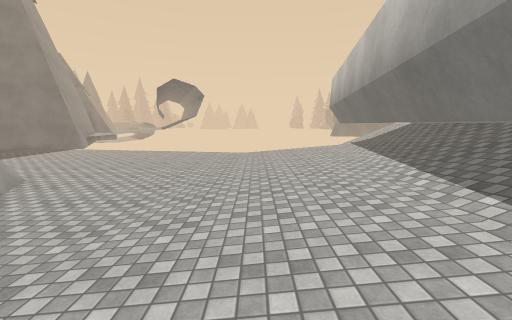
view 1 (above)

16 first-person views from a walk through a Unity game level. The camera is 1.5 m above the floor, tilts 8° down and sees 90° across. The floor is counted in squares, 1 m on a side. Each view is taken from the middle of a square. On the plan, view 1 faces up. The plan holds only what a view shows up to about 13 squares ahead; the rest is blank. The place goes on beyond the plan. Some animated figures are left out. Surface patterns are stand-ins for the level's own textures.

view 2
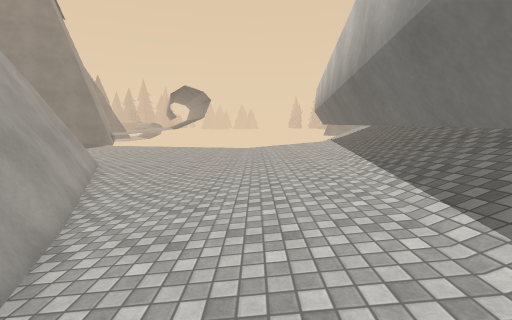

view 3
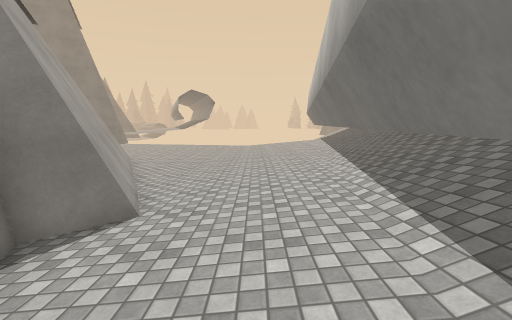

view 4
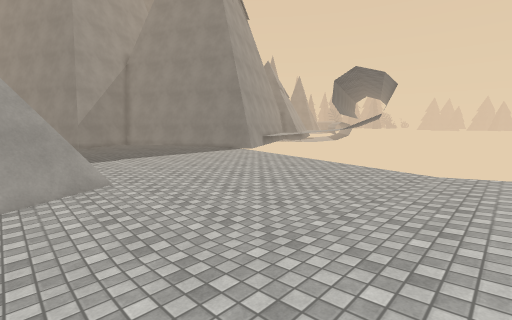

view 5
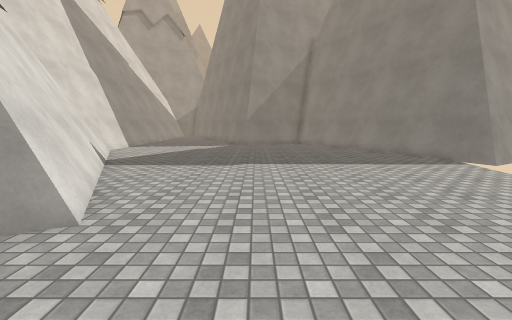

view 6
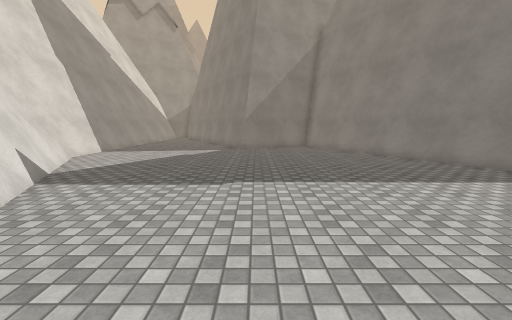

view 7
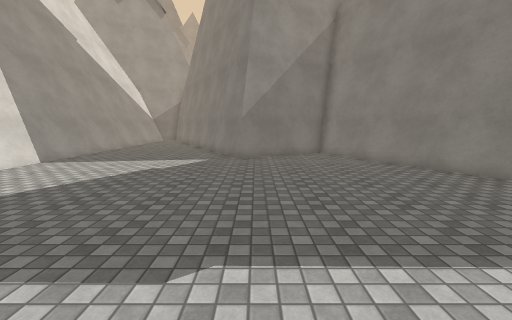

view 8
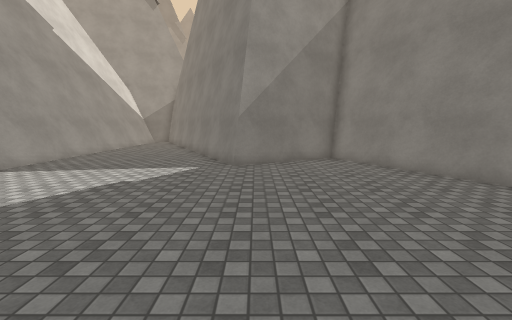

view 9
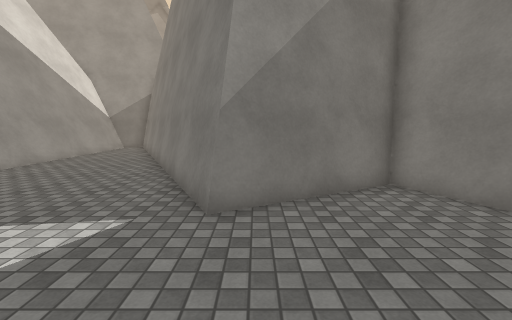

view 10
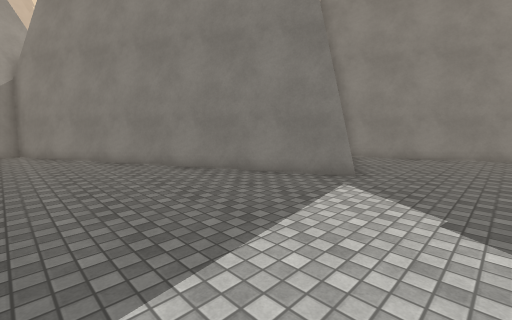

view 11
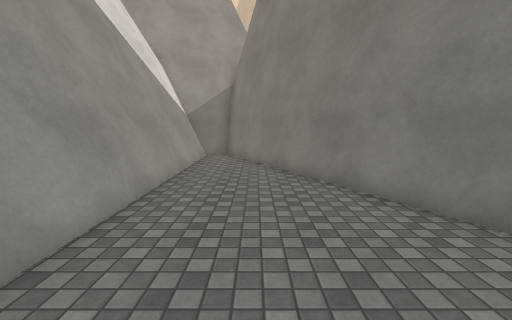

view 12
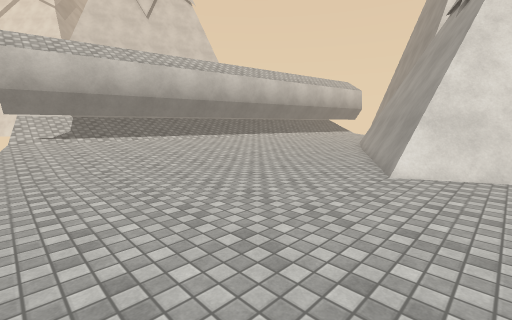

view 13
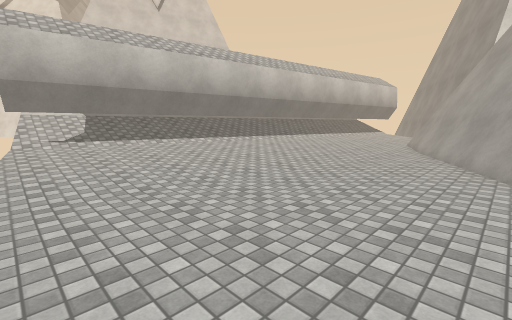

view 14
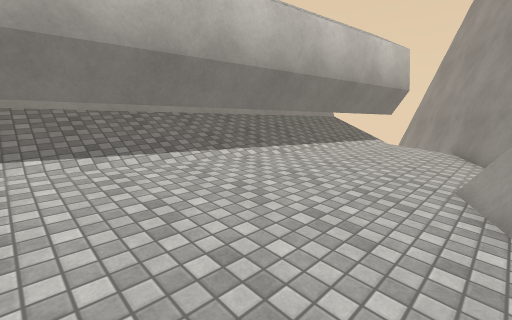

view 15
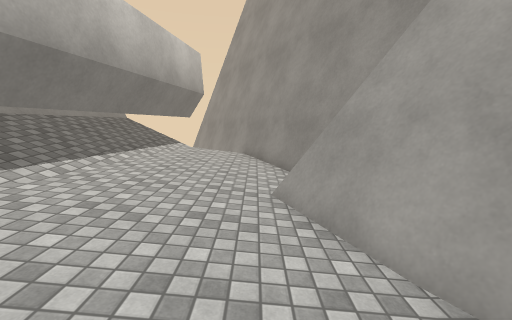

view 16
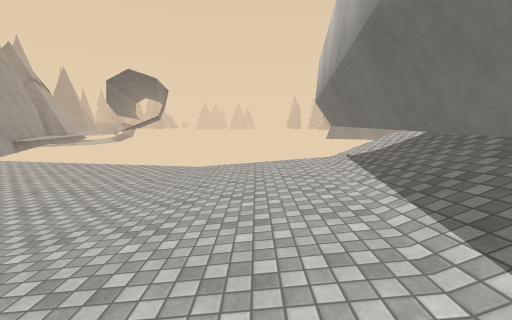

### Floor plan
Key: @ floor where view 1 was taken; # wall or solid block; . main floor; : floor 0.25 m higher than the main floor; + floor 0.5 m higher than the main floor; = window, fence, low wall or low ledge.
Columns run from 35 left of view 1 to 5 right of it. Each row starts with its distance up from view 1.
 19                  ####.
 18                ####........
 17               ###...............
 16             ###......................:
 15            ##........................:: #
 14            #.........................:: #
 13            #.........................::+#
 12            ##.......................:::##
 11            ##.......................:::#
 10            ##.......................:::#
  9          ###........................:: #
  8        ###.................=........:: #
  7      ###.................###=......:::#
  6    ###.................######......:::#
  5  ###.................=###   ##.....:::#
  4 ##.................####     ##.....::+#
  3 #................=###        ##....::+#
  2 ###################          ##....::+#
  1                               ##..:::##
  0                               ##..:@:##
 -1                                ##.:::#
 -2                                #=.::+#
 -3                                #..::+#
 -4                                #..::+#
 -5                                ##:::##
 -6                                 #:::#
 -7                                 ##::#
 -8                                  #= #

Positions as (right, up) in squares from view 1, and headings:
1: (0, 0), facing up
2: (0, -4), facing up
3: (0, -7), facing up
4: (1, 6), facing up-left
5: (-4, 11), facing left
6: (-7, 11), facing left
7: (-11, 11), facing left
8: (-13, 11), facing left
9: (-18, 11), facing left
10: (-19, 3), facing up-left
11: (-22, 5), facing left
12: (-10, 16), facing down-right
13: (-7, 16), facing down-right
14: (-3, 4), facing down-right
15: (-2, 3), facing down
16: (2, 5), facing up
